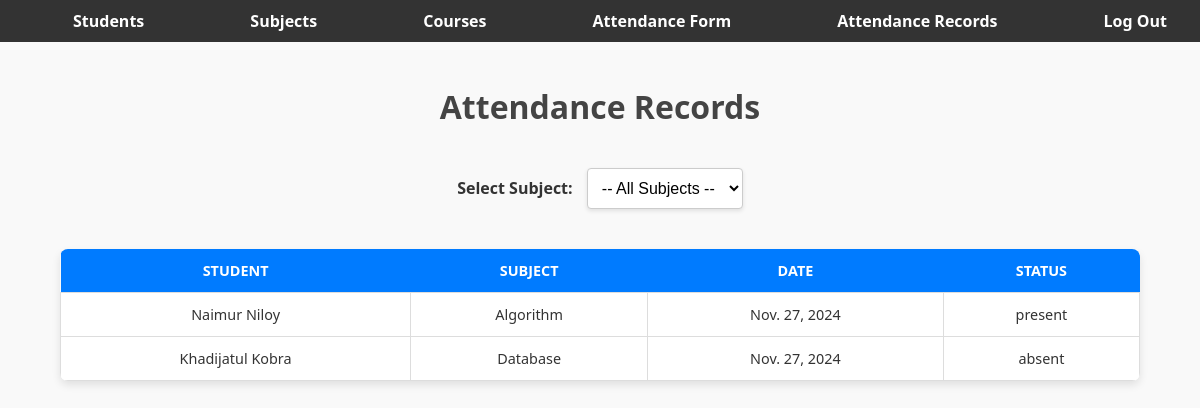
Page /attendance-records/ on the committed database.
### student_app/models.py (models this page shows, shortened)
class Attendance(models.Model):
    student = models.ForeignKey(Student, on_delete=models.CASCADE)
    subject = models.ForeignKey(Subject, on_delete=models.CASCADE)
    date = models.DateField(auto_now_add=True)
    status = models.CharField(max_length=10, choices=[('present', 'Present'), ('absent', 'Absent')])

class Student(models.Model):
    GENDER_CHOICES = [
        ('Male', 'Male'),
        ('Female', 'Female'),
        ('Other', 'Other'),
    ]
    id = models.IntegerField(primary_key= True)
    first_name = models.CharField(max_length=100)
    last_name = models.CharField(max_length=100)
    address = models.TextField(default="")
    gender = models.CharField(max_length=10, choices=GENDER_CHOICES, default="No Course Assigned")
    course = models.ForeignKey(Course, on_delete=models.SET_NULL, null=True)
    subject = models.ForeignKey(Subject, on_delete=models.SET_NULL, null=True)

class Subject(models.Model):
    subject_id = models.IntegerField(unique=True)
    name = models.CharField(max_length=100)
    course = models.ForeignKey(Course, on_delete=models.CASCADE)

### student_app/views.py (the view)
# urls.py: path('attendance-records/', views.attendance_records, name='attendance_records'),
def attendance_records(request):
    subjects = Subject.objects.all()
    selected_subject = request.GET.get('subject', None)
    if selected_subject:
        records = Attendance.objects.filter(subject_id=selected_subject)
    else:
        records = Attendance.objects.all()
    return render(request, 'attendance_records.html', {
        'subjects': subjects,
        'records': records,
    })

### student_app/templates/attendance_records.html (shortened to what this page needs)
{% load static %}
<!DOCTYPE html>
<html lang="en">
<head>
    <link rel="stylesheet" href="{% static 'css/attendance_records.css' %}">
</head>
<body>
    <nav>
        <ul>
            <li><a href="{% url 'student_list' %}">Students</a></li>
            <li><a href="{% url 'subject_list' %}">Subjects</a></li>
            <li><a href="{% url 'course_list' %}">Courses</a></li>
            <li><a href="{% url 'attendance_form' %}">Attendance Form</a></li>
            <li><a href="{% url 'attendance_records' %}">Attendance Records</a></li>
            <li><a href="{% url 'login' %}">Log Out</a></li>
        </ul>
    </nav>
    <h1>Attendance Records</h1>
    <form method="GET" action="{% url 'attendance_records' %}">
        <label for="subject">Select Subject:</label>
        <select name="subject" id="subject" onchange="this.form.submit()">
            <option value="">-- All Subjects --</option>
        </select>
    </form>
    <table>
        <thead>
            <tr>
                <th>Student</th>
                <th>Subject</th>
                <th>Date</th>
                <th>Status</th>
            </tr>
        </thead>
        <tbody>
            {% for record in records %}
            <tr>
                <td>{{ record.student.first_name }} {{ record.student.last_name }}</td>
                <td>{{ record.subject.name }}</td>
                <td>{{ record.date }}</td>
                <td>{{ record.status }}</td>
            </tr>
            {% endfor %}
        </tbody>
    </table>
</body>
</html>

### student_app/static/css/attendance_records.css (style rules this page uses)
body { font-family: 'Segoe UI', Tahoma, Geneva, Verdana, sans-serif; margin: 0; padding-top: 80px; background-color: #f9f9f9; color: #333; }
nav { background-color: #333; padding: 10px 20px; position: fixed; top: 0; left: 0; width: 100%; z-index: 1000; }
nav ul { list-style-type: none; margin: 0; padding: 0; display: flex; justify-content: space-around; }
nav ul li { display: inline; }
nav ul li a { color: white; text-decoration: none; padding: 10px 15px; font-size: 16px; font-weight: bold; border-radius: 5px; transition: background-color 0.3s ease, transform 0.3s ease; }
h1 { text-align: center; color: #444; margin-top: 5px; font-size: 2rem; }
form { text-align: center; margin-top: 40px; }
label { font-size: 1rem; font-weight: bold; margin-right: 10px; }
select { padding: 10px; font-size: 1rem; border: 1px solid #ccc; border-radius: 4px; background-color: #fff; box-shadow: 0 2px 4px rgba(0, 0, 0, 0.1); transition: border-color 0.3s ease, box-shadow 0.3s ease; }
table { width: 90%; max-width: 1200px; margin: 20px auto; border-collapse: collapse; box-shadow: 0 4px 8px rgba(0, 0, 0, 0.1); border-radius: 8px; overflow: hidden; }
th { background-color: #007bff; color: #fff; text-transform: uppercase; font-size: 0.9rem; padding: 12px; }
td { background-color: #fff; padding: 12px; text-align: center; font-size: 0.9rem; border: 1px solid #ddd; }
tbody tr:nth-child(even) { background-color: #f4f4f4; }
form, table { margin-top: 40px; }

### rows in the picture
Attendance: student.first_name "Naimur", student.last_name "Niloy", subject.name "Algorithm", date "Nov. 27, 2024", status "present"
Attendance: student.first_name "Khadijatul", student.last_name "Kobra", subject.name "Database", date "Nov. 27, 2024", status "absent"
